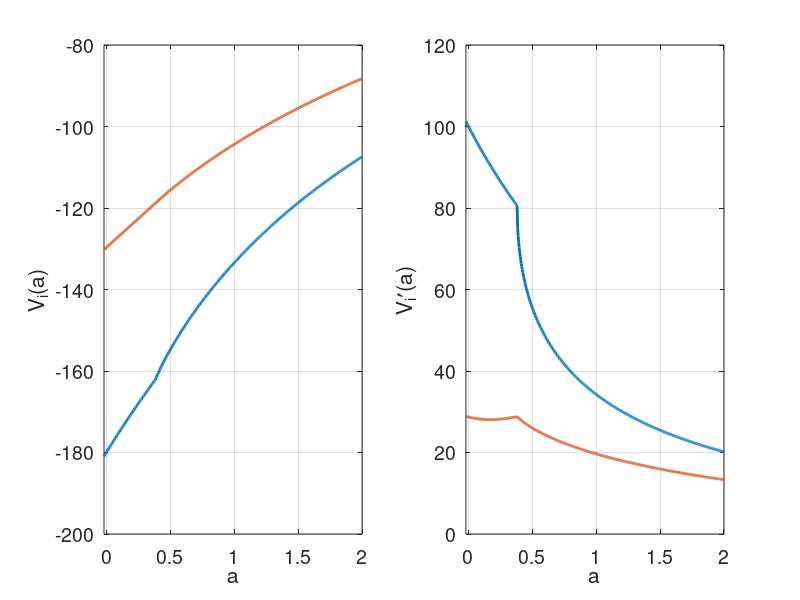
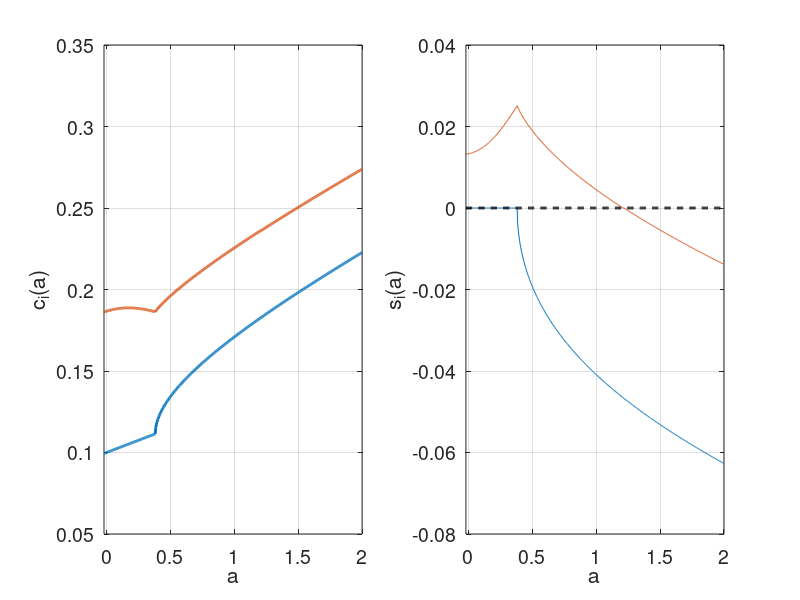

Here is the MATLAB script that generated these plots, in order:
%Optimized for speed by SeHyoun Ahn

clear all; clc;

tic;

s = 2; %CRRA utility with parameter s
r = 0.03; %interest rate
% s = 0.5;
% r = 0.045;
rho = 0.05; %discount rate
z1 = .1;
z2 = .2;
z = [z1,z2];
la1 = 0.02;
la2 = 0.03;
la = [la1,la2];


I=500;
amin = -0.02; %borrowing constraint
amax = 2;
a = linspace(amin,amax,I)';
da = (amax-amin)/(I-1);

aa = [a,a];
zz = ones(I,1)*z;

%b(a) and omega(a) functions
%it doesn't really matter what these are except for which a's is b(a)=0
omega = ones(I,2);
i_crit = 100;
omega(1:i_crit,:) = 0;
%bb = omega.*aa;
%bmin = 0;

fraction = 1;
liqinc = zz + fraction*r.*aa;

maxit= 100;
crit = 10^(-6);
Delta = 1000;

dVf = zeros(I,2);
dVb = zeros(I,2);
c = zeros(I,2);

Aswitch = [-speye(I)*la(1),speye(I)*la(1);speye(I)*la(2),-speye(I)*la(2)];

%INITIAL GUESS
v0(:,1) = (z(1) + r.*a).^(1-s)/(1-s)/rho;
v0(:,2) = (z(2) + r.*a).^(1-s)/(1-s)/rho;

% z_ave = la2/(la1+la2)*z(1) + la1/(la1+la2)*z(2);
% v0(:,1) = (z_ave + r.*a).^(1-s)/(1-s)/rho;
% v0(:,2) = (z_ave + r.*a).^(1-s)/(1-s)/rho;

v = v0;

for n=1:maxit
    V = v;
    V_n(:,:,n)=V;
    % forward difference
    dVf(1:I-1,:) = (V(2:I,:)-V(1:I-1,:))/da;
    dVf(I,:) = (z + r.*amax).^(-s); %will never be used, but impose state constraint a<=amax just in case
    % backward difference
    dVb(2:I,:) = (V(2:I,:)-V(1:I-1,:))/da;
    dVb(1,:) = (z + r.*amin).^(-s); %state constraint boundary condition
        
    %consumption and savings with forward difference
    cf = dVf.^(-1/s);
    cf(1:i_crit,:) = min(cf(1:i_crit,:),liqinc(1:i_crit,:));
    ssf = zz + r.*aa - cf;
    Hf = cf.^(1-s)/(1-s) + dVf.*ssf;
    %consumption and savings with backward difference
    cb = dVb.^(-1/s);
    cb(1:i_crit,:) = min(cb(1:i_crit,:),liqinc(1:i_crit,:));
    ssb = zz + r.*aa - cb;
    Hb = cb.^(1-s)/(1-s) + dVb.*ssb;
    %consumption and derivative of value function at steady state
    c0 = zz + r.*aa;
    dV0 = c0.^(-s);
    
    % makes a choice of forward or backward differences based on the sign of the drift    
    Ineither = (1-(ssf>0)) .* (1-(ssb<0));
    Iunique = (ssb<0).*(1-(ssf>0)) + (1-(ssb<0)).*(ssf>0);
    Iboth = (ssb<0).*(ssf>0);
    Ib = Iunique.*(ssb<0) + Iboth.*(Hb>=Hf);
    If = Iunique.*(ssf>0) + Iboth.*(Hf>=Hb);
    I0 = Ineither;
    
    c = cf.*If + cb.*Ib + c0.*I0; %important to include third term
    u = c.^(1-s)/(1-s);
    
    %CONSTRUCT MATRIX
    X = - Ib.*ssb/da;
    Y = - If.*ssf/da + Ib.*ssb/da;
    Z = If.*ssf/da;
    
    A1=spdiags(Y(:,1),0,I,I)+spdiags(X(2:I,1),-1,I,I)+spdiags([0;Z(1:I-1,1)],1,I,I);
    A2=spdiags(Y(:,2),0,I,I)+spdiags(X(2:I,2),-1,I,I)+spdiags([0;Z(1:I-1,2)],1,I,I);
    A = [A1,sparse(I,I);sparse(I,I),A2] + Aswitch;
    B = (rho + 1/Delta)*speye(2*I) - A;
    
    u_stacked = [u(:,1);u(:,2)];
    V_stacked = [V(:,1);V(:,2)];
    
    b = u_stacked + V_stacked/Delta;
    V_stacked = B\b; %SOLVE SYSTEM OF EQUATIONS
    
    V = [V_stacked(1:I),V_stacked(I+1:2*I)];
    
    Vchange = V - v;
    v = V;

    dist(n) = max(max(abs(Vchange)));
    if dist(n)<crit
        disp('Value Function Converged, Iteration = ')
        disp(n)
        break
    end
end
toc;

dV = dVf.*If + dVb.*Ib + dV0.*I0;

% Graphs
set(gca,'FontSize',14)
plot(dist,'LineWidth',2)
grid
xlabel('Iteration')
ylabel('||V^{n+1} - V^n||')

% Verr = c.^(1-s)/(1-s) + dV_Upwind.*(zz + r.*aa - c) + ones(I,1)*la.*(V_switch - V) - rho.*V;
% 
% set(gca,'FontSize',14)
% plot(a,Verr,'LineWidth',2)
% grid
% xlabel('k')
% ylabel('Error in HJB Equation')
% xlim([amin amax])

adot = zz + r.*aa - c;

figure(1)
subplot(1,2,1)
plot(a,V,'LineWidth',2)
set(gca,'FontSize',14)
grid
xlabel('a')
ylabel('V_i(a)')
xlim([amin amax])

subplot(1,2,2)
plot(a,dV,'LineWidth',2)
set(gca,'FontSize',14)
grid
xlabel('a')
ylabel('V_i\prime(a)')
xlim([amin amax])
print -depsc value_function.eps

figure(2)
subplot(1,2,1)
plot(a,c,'LineWidth',2)
set(gca,'FontSize',14)
grid
xlabel('a')
ylabel('c_i(a)')
xlim([amin amax])

subplot(1,2,2)
plot(a,adot,a,zeros(1,I),'k--','LineWidth',2)
set(gca,'FontSize',14)
grid
xlabel('a')
ylabel('s_i(a)')
xlim([amin amax])
print -depsc policy_functions.eps